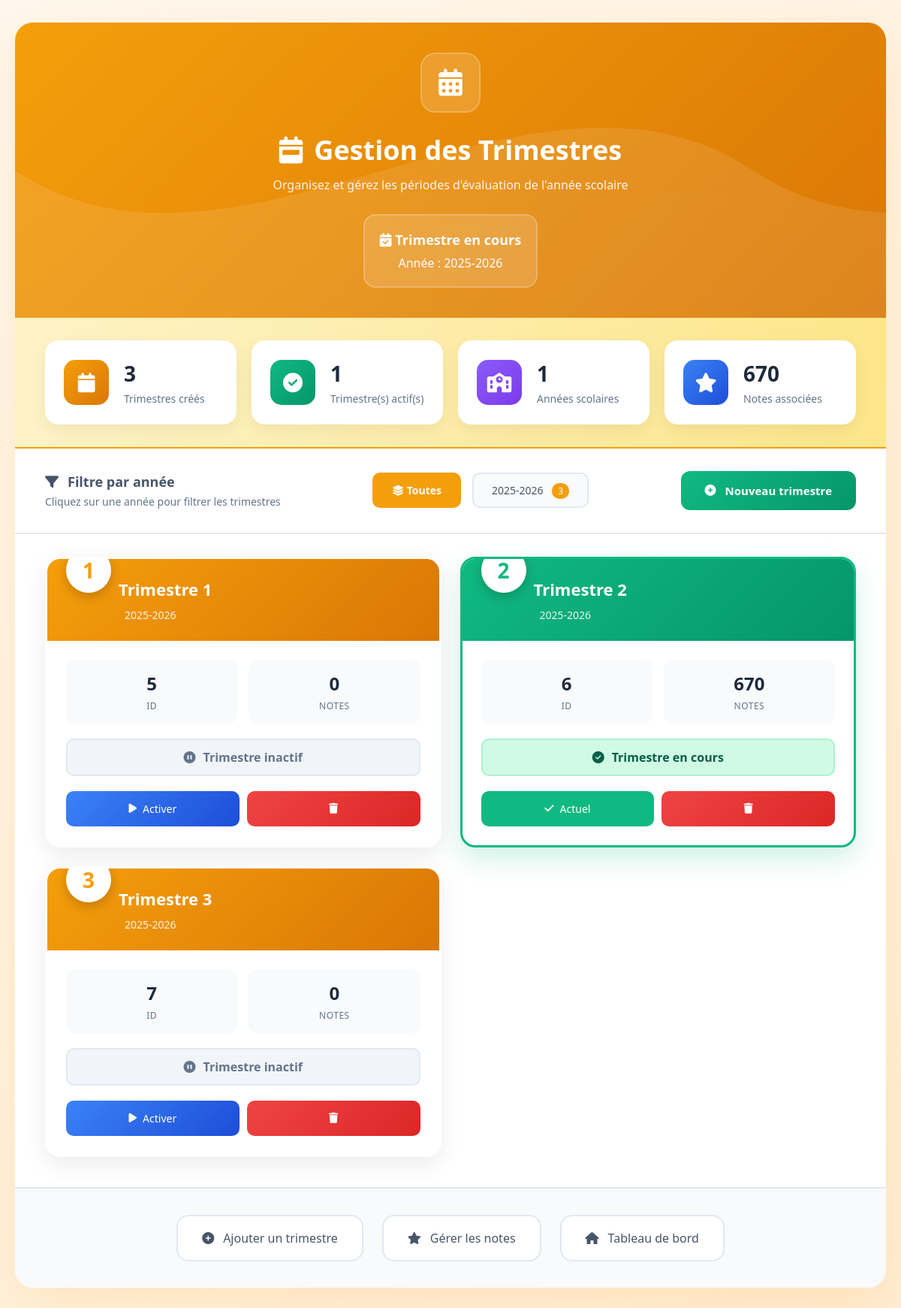
The app's page /Ecole/trimestres/liste.php (signed in) with its own data.
### tables this page shows
CREATE TABLE `annees_scolaires` (
  `id` int(11) NOT NULL,
  `libelle` varchar(20) NOT NULL,
  `active` tinyint(1) DEFAULT 0
);

CREATE TABLE `trimestres` (
  `id` int(11) NOT NULL,
  `nom` varchar(30) NOT NULL,
  `ordre` int(11) NOT NULL,
  `annee_id` int(11) NOT NULL,
  `actif` tinyint(1) DEFAULT 0
);

### Ecole/trimestres/liste.php (the view, shortened to what this page needs)
<?php
require_once '../config/database.php';
$stmt = $pdo->query("
    SELECT t.id, t.nom, t.ordre, t.actif, a.libelle AS annee, a.id as annee_id,
           (SELECT COUNT(*) FROM notes n WHERE n.trimestre_id = t.id) as nb_notes
    FROM trimestres t
    JOIN annees_scolaires a ON t.annee_id = a.id
    ORDER BY a.libelle DESC, t.ordre ASC
");
$trimestres = $stmt->fetchAll();
$stats_annee = [];
foreach ($trimestres as $t) {
    if (!isset($stats_annee[$t['annee']])) {
        $stats_annee[$t['annee']] = ['total' => 0, 'actif' => 0];
    }
    $stats_annee[$t['annee']]['total']++;
    if ($t['actif']) {
        $stats_annee[$t['annee']]['actif']++;
    }
}
$current_year = null;
foreach ($trimestres as $t) {
    if ($t['actif']) {
        $current_year = $t['annee'];
        break;
    }
}
?>
<!DOCTYPE html>
<html lang="fr">
<head>
    <link rel="stylesheet" href="https://cdnjs.cloudflare.com/ajax/libs/font-awesome/6.4.0/css/all.min.css">
</head>
<body>
    <div class="container">
        <div class="header">
            <div class="header-content">
                <div class="header-icon">
                    <i class="fas fa-calendar-alt"></i>
                </div>
                <h1><i class="fas fa-calendar-week"></i> Gestion des Trimestres</h1>
                <p>Organisez et gérez les périodes d'évaluation de l'année scolaire</p>
                <?php if ($current_year): ?>
                <div class="current-period">
                    <strong><i class="fas fa-calendar-check"></i> Trimestre en cours</strong>
                    Année : <?php echo htmlspecialchars($current_year); ?>
                </div>
                <?php endif; ?>
            </div>
        </div>
        <div class="stats-bar">
            <div class="stat-card">
                <div class="stat-icon total">
                    <i class="fas fa-calendar"></i>
                </div>
                <div class="stat-content">
                    <h3><?php echo count($trimestres); ?></h3>
                    <p>Trimestres créés</p>
                </div>
            </div>
            <div class="stat-card">
                <div class="stat-icon active">
                    <i class="fas fa-check-circle"></i>
                </div>
                <div class="stat-content">
                    <h3><?php echo count(array_filter($trimestres, fn($t) => $t['actif'])); ?></h3>
                    <p>Trimestre(s) actif(s)</p>
                </div>
            </div>
            <div class="stat-card">
                <div class="stat-icon years">
                    <i class="fas fa-school"></i>
                </div>
                <div class="stat-content">
                    <h3><?php echo count($stats_annee); ?></h3>
                    <p>Années scolaires</p>
                </div>
            </div>
            <div class="stat-card">
                <div class="stat-icon notes">
                    <i class="fas fa-star"></i>
                </div>
                <div class="stat-content">
                    <h3><?php echo array_sum(array_column($trimestres, 'nb_notes')); ?></h3>
                    <p>Notes associées</p>
                </div>
            </div>
        </div>
        <div class="actions-bar">
            <div>
                <h3 style="color: #475569; font-size: 18px; display: flex; align-items: center; gap: 12px;">
                    <i class="fas fa-filter"></i> Filtre par année
                </h3>
                <p style="color: #64748b; font-size: 14px; margin-top: 5px;">
                    Cliquez sur une année pour filtrer les trimestres
                </p>
            </div>
            <div class="year-filter" id="yearFilter">
                <button class="year-btn active" data-year="all">
                    <i class="fas fa-layer-group"></i> Toutes
                </button>
                <?php foreach ($stats_annee as $annee => $stat): ?>
                <button class="year-btn" data-year="<?php echo htmlspecialchars($annee); ?>">
                    <?php echo htmlspecialchars($annee); ?>
                    <span
                        style="margin-left: 8px; padding: 2px 8px; background: #f59e0b; color: white; border-radius: 10px; font-size: 12px;">
                        <?php echo $stat['total']; ?>
                    </span>
                </button>
                <?php endforeach; ?>
            </div>
            <a href="ajouter.php" class="btn-add">
                <i class="fas fa-plus-circle"></i> Nouveau trimestre
            </a>
        </div>
        <div class="content">
            <div class="trimesters-grid" id="trimestersGrid">
                <?php if (empty($trimestres)): ?>
                <div class="empty-state">
                    <i class="fas fa-calendar-times"></i>
                    <h3>Aucun trimestre créé</h3>
                    <p>Commencez par créer votre premier trimestre pour organiser l'année scolaire</p>
                    <br>
                    <a href="ajouter.php" class="btn-add" style="display: inline-flex; width: auto;">
                        <i class="fas fa-plus-circle"></i> Créer le premier trimestre
                    </a>
                </div>
                <?php else: ?>
                <?php foreach ($trimestres as $t): ?>
                <div class="trimester-card <?php echo $t['actif'] ? 'active' : ''; ?>"
                    data-year="<?php echo htmlspecialchars($t['annee']); ?>">
                    <div class="trimester-header <?php echo $t['actif'] ? 'active' : ''; ?>">
                        <div class="trimester-order">
                            <?php echo $t['ordre']; ?>
                        </div>
                        <div class="trimester-title">
                            <?php echo htmlspecialchars($t['nom']); ?>
                        </div>
                        <div class="trimester-year">
                            <?php echo htmlspecialchars($t['annee']); ?>
                        </div>
                    </div>
                    <div class="trimester-body">
                        <div class="trimester-stats">
                            <div class="stat-item">
                                <div class="stat-value"><?php echo $t['id']; ?></div>
                                <div class="stat-label">ID</div>
                            </div>
                            <div class="stat-item">
                                <div class="stat-value"><?php echo $t['nb_notes']; ?></div>
                                <div class="stat-label">Notes</div>
                            </div>
                        </div>
                        <div class="trimester-status <?php echo $t['actif'] ? 'status-active' : 'status-inactive'; ?>">
                            <i class="fas fa-<?php echo $t['actif'] ? 'check-circle' : 'pause-circle'; ?>"></i>
                            <?php echo $t['actif'] ? 'Trimestre en cours' : 'Trimestre inactif'; ?>
                        </div>
                        <div class="trimester-actions">
                            <?php if ($t['actif']): ?>
                            <span class="btn-action btn-current">
                                <i class="fas fa-check"></i> Actuel
                            </span>
                            <?php else: ?>
                            <a href="?activate=<?php echo $t['id']; ?>" class="btn-action btn-activate"
                                onclick="return confirm('Activer le trimestre <?php echo addslashes($t['nom']); ?> ?\n\nTous les autres trimestres de l\'année <?php echo addslashes($t['annee']); ?> seront désactivés.')">
                                <i class="fas fa-play"></i> Activer
                            </a>
                            <?php endif; ?>
                            <?php if ($t['nb_notes'] == 0): ?>
                            <a href="?delete=<?php echo $t['id']; ?>" class="btn-action btn-delete"
                                onclick="return confirmDelete('<?php echo addslashes($t['nom']); ?>')">
                                <i class="fas fa-trash"></i>
                            </a>
                            <?php else: ?>
                            <button class="btn-action btn-delete" disabled
                                title="Impossible de supprimer : des notes sont associées">
                                <i class="fas fa-trash"></i>
                            </button>
                            <?php endif; ?>
                        </div>
                    </div>
                </div>
                <?php endforeach; ?>
                <?php endif; ?>
            </div>
        </div>
        <div class="nav-links">
            <a href="ajouter.php">
                <i class="fas fa-plus-circle"></i> Ajouter un trimestre
            </a>
            <a href="../notes/liste.php">
                <i class="fas fa-star"></i> Gérer les notes
            </a>
            <a href="../accueil.php">
                <i class="fas fa-home"></i> Tableau de bord
            </a>
        </div>
    </div>
</body>
</html>

### records on screen
annees_scolaires: libelle "2025-2026"
trimestres: ordre "1", nom "Trimestre 1", annee.libelle "2025-2026", id "5", nb_notes "0", actif 0 (drawn)
trimestres: ordre "2", nom "Trimestre 2", annee.libelle "2025-2026", id "6", nb_notes "670", actif 1 (drawn)
trimestres: ordre "3", nom "Trimestre 3", annee.libelle "2025-2026", id "7", nb_notes "0", actif 0 (drawn)

### other values on screen
count($trimestres) "3"
count(array_filter($trimestres, fn($t) => $t['actif'])) "1"
count($stats_annee) "1"
array_sum(array_column($trimestres, 'nb_notes')) "670"
$annee "2025-2026"
$stat['total'] "3"
